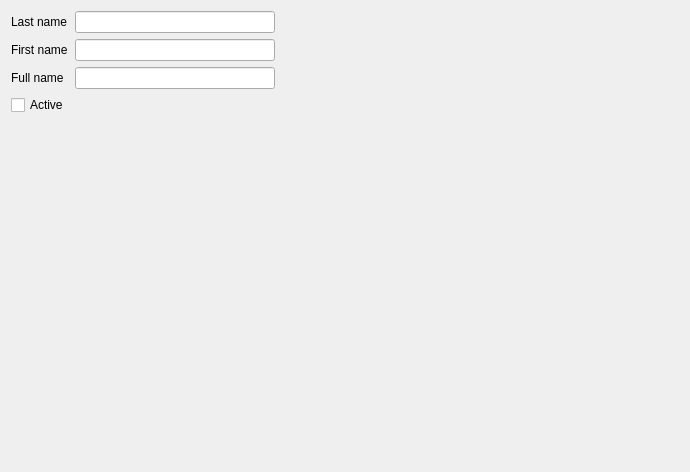
<?xml version="1.0" encoding="UTF-8"?>
<ui version="4.0">
 <class>APrescriberPage_Page00</class>
 <widget class="QWizardPage" name="APrescriberPage_Page00">
  <property name="geometry">
   <rect>
    <x>0</x>
    <y>0</y>
    <width>690</width>
    <height>472</height>
   </rect>
  </property>
  <property name="windowTitle">
   <string>WizardPage</string>
  </property>
  <layout class="QFormLayout" name="formLayout">
   <property name="fieldGrowthPolicy">
    <enum>QFormLayout::AllNonFixedFieldsGrow</enum>
   </property>
   <item row="0" column="0">
    <widget class="QLabel" name="lastLabel">
     <property name="text">
      <string>Last name</string>
     </property>
    </widget>
   </item>
   <item row="0" column="1">
    <layout class="QHBoxLayout" name="horizontalLayout">
     <item>
      <widget class="QLineEdit" name="lastField">
       <property name="minimumSize">
        <size>
         <width>200</width>
         <height>0</height>
        </size>
       </property>
       <property name="maximumSize">
        <size>
         <width>200</width>
         <height>16777215</height>
        </size>
       </property>
      </widget>
     </item>
     <item>
      <spacer name="horizontalSpacer">
       <property name="orientation">
        <enum>Qt::Horizontal</enum>
       </property>
       <property name="sizeHint" stdset="0">
        <size>
         <width>40</width>
         <height>20</height>
        </size>
       </property>
      </spacer>
     </item>
    </layout>
   </item>
   <item row="1" column="0">
    <widget class="QLabel" name="firstLabel">
     <property name="text">
      <string>First name</string>
     </property>
    </widget>
   </item>
   <item row="1" column="1">
    <layout class="QHBoxLayout" name="horizontalLayout_2">
     <item>
      <widget class="QLineEdit" name="firstField">
       <property name="minimumSize">
        <size>
         <width>200</width>
         <height>0</height>
        </size>
       </property>
       <property name="maximumSize">
        <size>
         <width>200</width>
         <height>16777215</height>
        </size>
       </property>
      </widget>
     </item>
     <item>
      <spacer name="horizontalSpacer_2">
       <property name="orientation">
        <enum>Qt::Horizontal</enum>
       </property>
       <property name="sizeHint" stdset="0">
        <size>
         <width>40</width>
         <height>20</height>
        </size>
       </property>
      </spacer>
     </item>
    </layout>
   </item>
   <item row="2" column="0">
    <widget class="QLabel" name="fullLabel">
     <property name="text">
      <string>Full name</string>
     </property>
    </widget>
   </item>
   <item row="2" column="1">
    <layout class="QHBoxLayout" name="horizontalLayout_3">
     <item>
      <widget class="QLineEdit" name="fullField">
       <property name="minimumSize">
        <size>
         <width>200</width>
         <height>0</height>
        </size>
       </property>
       <property name="maximumSize">
        <size>
         <width>200</width>
         <height>16777215</height>
        </size>
       </property>
      </widget>
     </item>
     <item>
      <spacer name="horizontalSpacer_3">
       <property name="orientation">
        <enum>Qt::Horizontal</enum>
       </property>
       <property name="sizeHint" stdset="0">
        <size>
         <width>40</width>
         <height>20</height>
        </size>
       </property>
      </spacer>
     </item>
    </layout>
   </item>
   <item row="4" column="0">
    <widget class="QCheckBox" name="activeField">
     <property name="text">
      <string>Active</string>
     </property>
    </widget>
   </item>
  </layout>
 </widget>
 <resources/>
 <connections/>
</ui>
